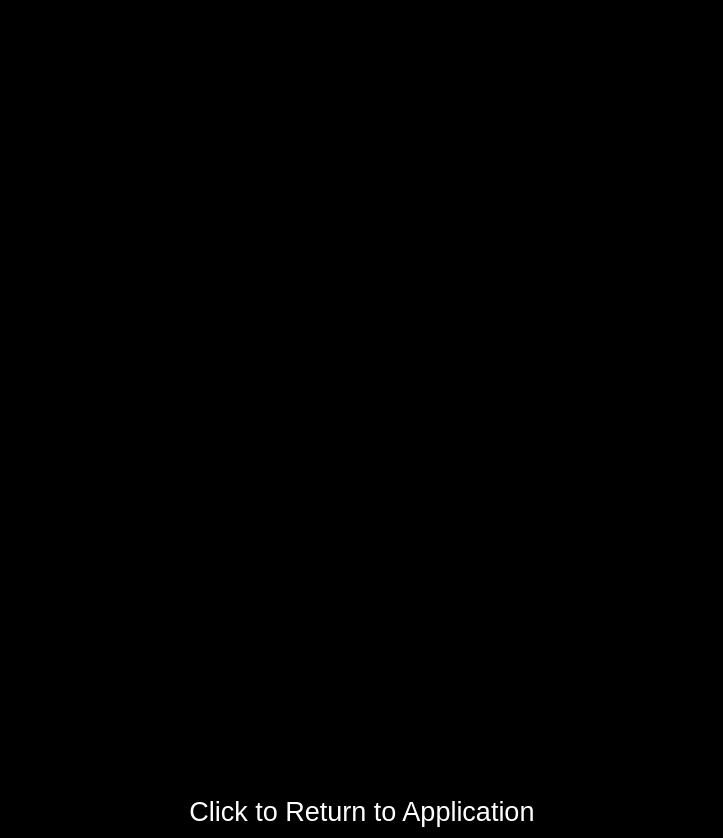
<?xml version="1.0" encoding="UTF-8"?>
<ui version="4.0">
 <class>BlackoutWidget</class>
 <widget class="QWidget" name="BlackoutWidget">
  <property name="geometry">
   <rect>
    <x>0</x>
    <y>0</y>
    <width>723</width>
    <height>838</height>
   </rect>
  </property>
  <property name="palette">
   <palette>
    <active>
     <colorrole role="Window">
      <brush brushstyle="SolidPattern">
       <color alpha="255">
        <red>0</red>
        <green>0</green>
        <blue>0</blue>
       </color>
      </brush>
     </colorrole>
    </active>
    <inactive>
     <colorrole role="Window">
      <brush brushstyle="SolidPattern">
       <color alpha="255">
        <red>0</red>
        <green>0</green>
        <blue>0</blue>
       </color>
      </brush>
     </colorrole>
    </inactive>
    <disabled>
     <colorrole role="Window">
      <brush brushstyle="SolidPattern">
       <color alpha="255">
        <red>0</red>
        <green>0</green>
        <blue>0</blue>
       </color>
      </brush>
     </colorrole>
    </disabled>
   </palette>
  </property>
  <layout class="QGridLayout" name="gridLayout">
   <item row="0" column="1">
    <spacer name="verticalSpacer">
     <property name="orientation">
      <enum>Qt::Vertical</enum>
     </property>
     <property name="sizeHint" stdset="0">
      <size>
       <width>20</width>
       <height>40</height>
      </size>
     </property>
    </spacer>
   </item>
   <item row="1" column="1">
    <widget class="QToolButton" name="iconButton">
     <property name="sizePolicy">
      <sizepolicy hsizetype="Expanding" vsizetype="Fixed">
       <horstretch>0</horstretch>
       <verstretch>0</verstretch>
      </sizepolicy>
     </property>
     <property name="minimumSize">
      <size>
       <width>512</width>
       <height>512</height>
      </size>
     </property>
     <property name="maximumSize">
      <size>
       <width>512</width>
       <height>512</height>
      </size>
     </property>
     <property name="styleSheet">
      <string notr="true">background: url(:/images/branding/MathScrap.png); border: none;</string>
     </property>
     <property name="text">
      <string notr="true"/>
     </property>
    </widget>
   </item>
   <item row="2" column="1">
    <spacer name="verticalSpacer_2">
     <property name="orientation">
      <enum>Qt::Vertical</enum>
     </property>
     <property name="sizeHint" stdset="0">
      <size>
       <width>20</width>
       <height>40</height>
      </size>
     </property>
    </spacer>
   </item>
   <item row="3" column="1">
    <widget class="QLabel" name="labelClickToReturn">
     <property name="sizePolicy">
      <sizepolicy hsizetype="Expanding" vsizetype="Preferred">
       <horstretch>0</horstretch>
       <verstretch>0</verstretch>
      </sizepolicy>
     </property>
     <property name="palette">
      <palette>
       <active>
        <colorrole role="WindowText">
         <brush brushstyle="SolidPattern">
          <color alpha="255">
           <red>255</red>
           <green>255</green>
           <blue>255</blue>
          </color>
         </brush>
        </colorrole>
       </active>
       <inactive>
        <colorrole role="WindowText">
         <brush brushstyle="SolidPattern">
          <color alpha="255">
           <red>255</red>
           <green>255</green>
           <blue>255</blue>
          </color>
         </brush>
        </colorrole>
       </inactive>
       <disabled>
        <colorrole role="WindowText">
         <brush brushstyle="SolidPattern">
          <color alpha="255">
           <red>113</red>
           <green>113</green>
           <blue>113</blue>
          </color>
         </brush>
        </colorrole>
       </disabled>
      </palette>
     </property>
     <property name="font">
      <font>
       <pointsize>20</pointsize>
      </font>
     </property>
     <property name="text">
      <string>Click to Return to Application</string>
     </property>
     <property name="alignment">
      <set>Qt::AlignCenter</set>
     </property>
    </widget>
   </item>
   <item row="1" column="0">
    <spacer name="horizontalSpacer">
     <property name="orientation">
      <enum>Qt::Horizontal</enum>
     </property>
     <property name="sizeHint" stdset="0">
      <size>
       <width>40</width>
       <height>20</height>
      </size>
     </property>
    </spacer>
   </item>
   <item row="1" column="2">
    <spacer name="horizontalSpacer_2">
     <property name="orientation">
      <enum>Qt::Horizontal</enum>
     </property>
     <property name="sizeHint" stdset="0">
      <size>
       <width>40</width>
       <height>20</height>
      </size>
     </property>
    </spacer>
   </item>
  </layout>
 </widget>
 <resources>
  <include location="../OpenBoard.qrc"/>
 </resources>
 <connections/>
</ui>
